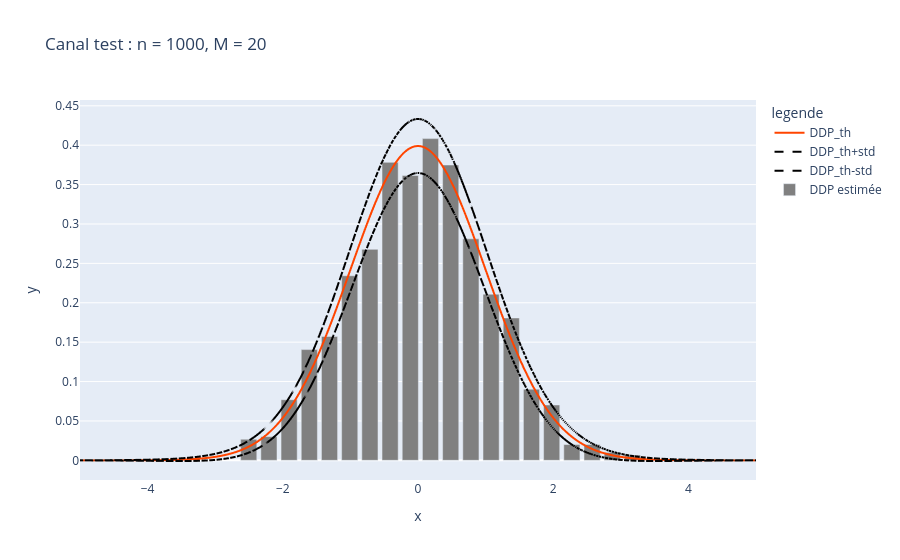

This figure's notebook cell:
### Code cell
# analyse du canal test
b = tsa.canal_test()

n = 1000
DDPest, c, Delta = histo(b, n=n, M=20)

cth = np.linspace(-5, 5, 1000)
DDPth = np.exp(-cth**2 / 2) / np.sqrt(2 * np.pi)
std_estim = np.sqrt(DDPth * (1 - Delta * DDPth) / (n * Delta))

compareDDP(c, DDPest, cth, DDPth, std_estim, title=f"Canal test : n = {n}, M = 20")

### Figure 1 — Plotly figure (JSON) as saved in the notebook; plotly's stock layout.template omitted (floating-point values rounded to 4 significant figures; data arrays with more than 128 entries replaced by an {"elided": "..."} marker saying what was removed)
{"data": [{"hovertemplate": "legende=DDP_th<br>x=%{x}<br>y=%{y}<extra></extra>", "legendgroup": "DDP_th", "line": {"color": "orangered", "dash": "solid"}, "marker": {"symbol": "circle"}, "mode": "lines", "name": "DDP_th", "showlegend": true, "type": "scattergl", "x": {"elided": "1000 float values"}, "xaxis": "x", "y": {"elided": "1000 float values"}, "yaxis": "y"}, {"hovertemplate": "legende=DDP_th+std<br>x=%{x}<br>y=%{y}<extra></extra>", "legendgroup": "DDP_th+std", "line": {"color": "black", "dash": "dash"}, "marker": {"symbol": "circle"}, "mode": "lines", "name": "DDP_th+std", "showlegend": true, "type": "scattergl", "x": {"elided": "1000 float values"}, "xaxis": "x", "y": {"elided": "1000 float values"}, "yaxis": "y"}, {"hovertemplate": "legende=DDP_th-std<br>x=%{x}<br>y=%{y}<extra></extra>", "legendgroup": "DDP_th-std", "line": {"color": "black", "dash": "dash"}, "marker": {"symbol": "circle"}, "mode": "lines", "name": "DDP_th-std", "showlegend": true, "type": "scattergl", "x": {"elided": "1000 float values"}, "xaxis": "x", "y": {"elided": "1000 float values"}, "yaxis": "y"}, {"marker": {"color": "gray"}, "name": "DDP estimée", "type": "bar", "x": [-2.504, -2.205, -1.907, -1.608, -1.309, -1.01, -0.7114, -0.4126, -0.1139, 0.1849, 0.4837, 0.7824, 1.081, 1.38, 1.679, 1.978, 2.276, 2.575, 2.874, 3.173], "y": [0.02678, 0.03012, 0.07698, 0.1406, 0.1573, 0.2343, 0.2678, 0.3782, 0.3615, 0.4083, 0.3749, 0.2812, 0.2109, 0.1807, 0.09037, 0.07029, 0.02008, 0.02008, 0.01004, 0.006694]}], "layout": {"legend": {"title": {"text": "legende"}, "tracegroupgap": 0}, "title": {"text": "Canal test : n = 1000, M = 20"}, "xaxis": {"anchor": "y", "domain": [0, 1], "title": {"text": "x"}}, "yaxis": {"anchor": "x", "domain": [0, 1], "title": {"text": "y"}}}}
